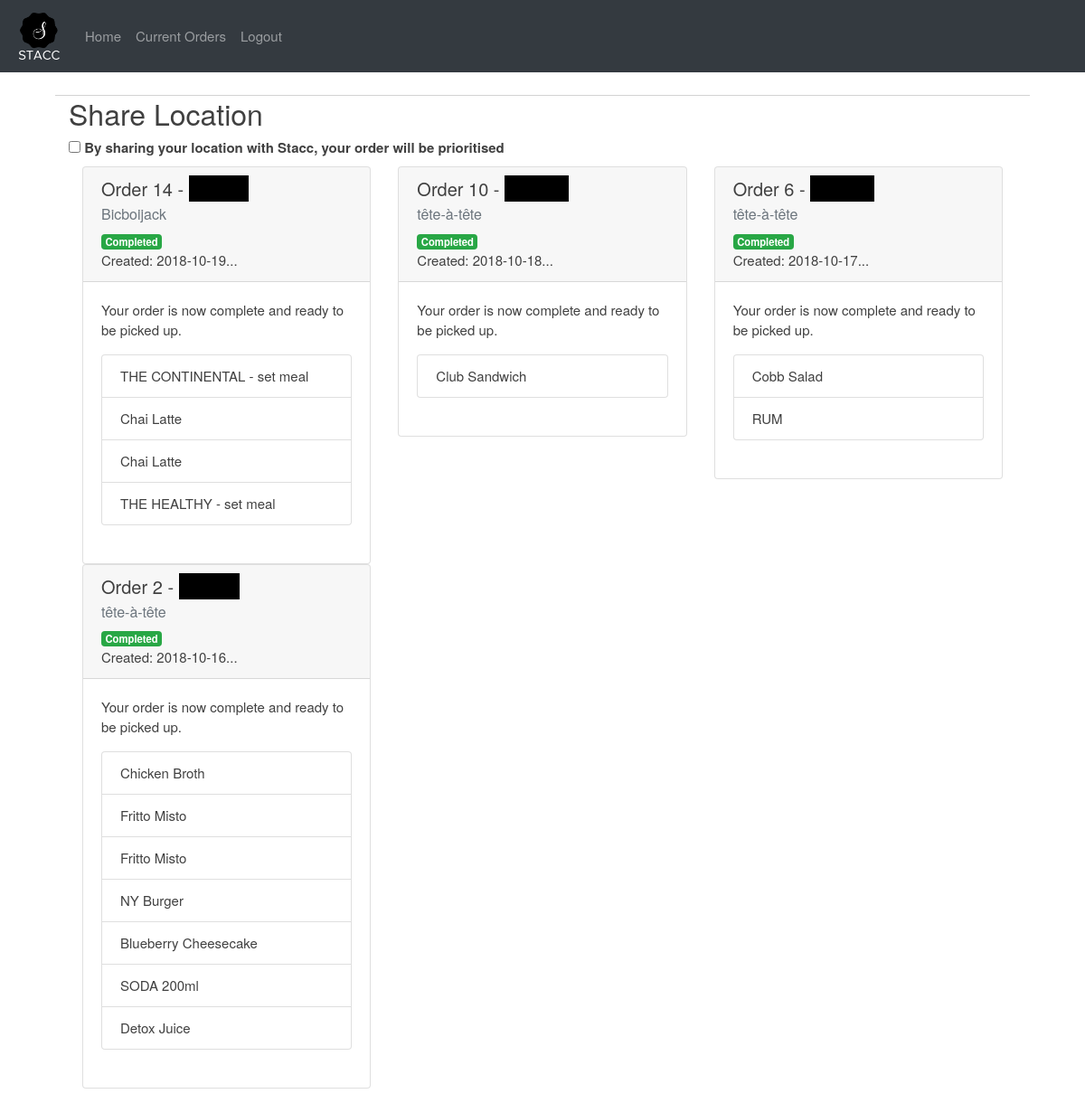
Page /user/orders (signed in) on the committed database.
### flaskr/models.py (models this page shows, shortened)
class PaidOrder( db.Model ):
    id = db.Column( db.Integer, primary_key=True )
    user = db.Column( db.Integer, ForeignKey( 'users.id' ), nullable=False )
    business = db.Column( db.Integer, ForeignKey( 'owners.id' ), nullable=False )
    order_details = db.Column( db.String, nullable=False )
    total = db.Column( db.Float )
    time_estimate = db.Column( db.Integer )
    status = db.Column( db.Integer )
    time_created = db.Column( db.DateTime )
    time_accepted = db.Column( db.DateTime )
    rating = db.Column( db.Float )
    dist = db.Column( db.Float )
    comments = db.Column( db.String )
    digest = db.Column( db.String( length=5 ) )
    user_ = relationship( 'User' )
    business_ = relationship( 'Owner' )

class Owner( db.Model ):
    __tablename__ = 'owners'
    id = db.Column( db.Integer, primary_key=True )
    name = db.Column( db.String( 80 ) )
    email = db.Column( db.String( 120 ), unique=True )
    password = db.Column( db.Text, nullable=False )
    longitude = db.Column( db.Float )
    latitude = db.Column( db.Float )
    user_rating = db.Column( db.Float )
    time_rating = db.Column( db.Float )
    items = relationship( 'Item' )
    hours = relationship( 'Hour' )

class Item( db.Model ):
    __tablename__ = 'items'
    id = db.Column( db.Integer, primary_key=True )
    owner = db.Column( db.Integer, ForeignKey( 'owners.id' ) )
    name = db.Column( db.String( 80 ), nullable=False, unique=True )
    desc = db.Column( db.String( 200 ) )
    price = db.Column( db.Float, nullable=False )
    time_estimate = db.Column( db.Integer )
    visibility = db.Column( db.Boolean, default=True )
    category = db.Column( db.Integer, ForeignKey( 'category.id' ) )

### flaskr/user.py (the view)
@bp.route( '/orders' )
@login_required
def view_orders( ):
    ordrs = PaidOrder.query.filter_by( user=g.user.id ).order_by( PaidOrder.time_created.desc( ) )
    itmLst = { } # indexed by PaidOrder.id
    timeRemain = { }
    for o in ordrs:
        if o.status == 1:
            timeDiff = (datetime.now( ) - o.time_accepted).total_seconds( )
            timeDiff = min( timeDiff, o.time_estimate )
            timeRemain[ o.id ] = timeDiff
        itmLst[ o.id ] = [ ]
        for itm_id in o.order_details.split( ',' ):
            itm = Item.query.filter_by( id=int( itm_id ) ).one_or_none( )
            if itm:
                itmLst[ o.id ].append( itm.name )
    return render_template( 'user/orders.html',
        orders=ordrs,
        itmLst=itmLst,
        timeRemain=timeRemain )

### flaskr/business.py (called while the page is built)
@bp.before_app_request
def load_logged_in_user( ):
    owner_id = session.get( 'owner_id' )
    if owner_id is None:
        g.owner = None
    else:
        try:
            g.owner = Owner.query.filter_by( id=owner_id ).one( )
        except NoResultFound:
            g.owner = None
            session.clear( )

### flaskr/user.py (called while the page is built)
@bp.before_app_request
def load_logged_in_user( ):
    user_id = session.get( 'user_id' )
    if user_id is None:
        g.user = None
    else:
        try:
            g.user = User.query.filter_by( id=user_id ).one( )
        except NoResultFound:
            g.user = None
            session.clear( )

def login_required( view ):
    @functools.wraps( view )
    def wrapped_view( **kwargs ):
        if g.user is None:
            return redirect( url_for( 'user.login' ) )
        return view( **kwargs )
    return wrapped_view

### flaskr/templates/user/orders.html (shortened to what this page needs)
{% extends 'base_user.html' %}
{% block content %}
<div class="container fluid">
  <h2>Share Location</h2>
  <input type="checkbox" name="share-loc" id="share-loc">
  <label for="share-loc">By sharing your location with Stacc, your order will be prioritised</label>
  <div class="card-group">
  {% for order in orders %}
    <div class="col-sm-4">
      <div class="card order-info"
        data-status="{{ order.status }}" data-oid="{{ order.id }}"
        data-lng="{{ order.business_.longitude }}" data-lat="{{ order.business_.latitude }}">
        <div class="card-header">
          <h5 class="card-title">Order {{ order.id }} - <div class="spoiler">[{{ order.digest }}]</div></h5>
          <h6 class="card-subtitle mb-2 text-muted">{{ order.business_.name }}</h6>
          {% if order.status == 0 %}
            <span class="badge badge-secondary">Pending</span>
          {% elif order.status == 1 %}
            <span class="badge badge-primary">Accepted</span>
          {% else %}
            <span class="badge badge-success">Completed</span>
          {% endif %}
          <br>
          <span class="" data-toggle="tooltip" title="{{ order.time_created }}">
            Created: {{ order.time_created|string|truncate( 20 ) }}
          </span>
        </div>
        <div class="card-body">
          {% if order.status == 0 %}
            <p>Your order has been sent to the business and is awaiting acknowledgement.</p>
          {% elif order.status == 1 %}
            <p>Your order has been accepted.</p>
          {% else %}
            <p>Your order is now complete and ready to be picked up.</p>
          {% endif %}
          <ul class="card-text list-group">
          {% for itm in itmLst[ order.id ] %}
            <li class="list-group-item">{{ itm }}</li>
          {% endfor %}
          </ul>
          <br>
        </div>
      </div>
    </div>
  {% endfor %}
  </div>
</div>
{% endblock %}

### flaskr/static/style.css (style rules this page uses)
.content label { font-weight: bold; margin-bottom: 0.5em; }
.content input, .content textarea { margin-bottom: 1em; }
.spoiler { color: black; background-color:black; display: inline; }

### flaskr/static/home.css (style rules this page uses)
* { -webkit-box-sizing: border-box; -moz-box-sizing: border-box; box-sizing: border-box; }

### rows in the picture
PaidOrder: id "14", business_.name "Bicboijack", status "Completed", time_created "2018-10-19...", shows "Your order is now complete and ready to be picked up."
Item: name "THE CONTINENTAL - set meal"
Item: name "Chai Latte"
Item: name "THE HEALTHY - set meal"
PaidOrder: id "10", business_.name "tête-à-tête", status "Completed", time_created "2018-10-18...", shows "Your order is now complete and ready to be picked up."
Item: name "Club Sandwich"
PaidOrder: id "6", business_.name "tête-à-tête", status "Completed", time_created "2018-10-17...", shows "Your order is now complete and ready to be picked up."
Item: name "Cobb Salad"
Item: name "RUM"
PaidOrder: id "2", business_.name "tête-à-tête", status "Completed", time_created "2018-10-16...", shows "Your order is now complete and ready to be picked up."
Item: name "Chicken Broth"
Item: name "Fritto Misto"
Item: name "NY Burger"
Item: name "Blueberry Cheesecake"
Item: name "SODA 200ml"
Item: name "Detox Juice"
